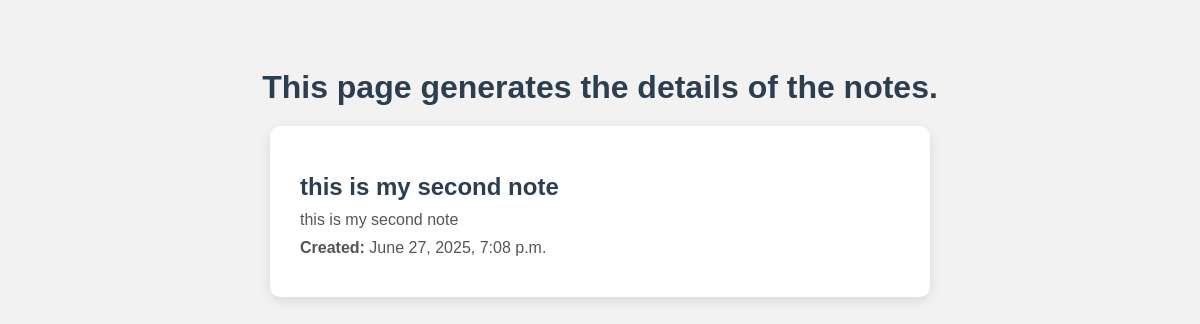
Screenshot of /smart/notes/2 with the database file from the repository.
### notes/models.py (models this page shows)
class Notes(models.Model):
    title=models.CharField(max_length=200)
    text=models.TextField()
    created=models.DateTimeField(auto_now_add=True)
    likes=models.PositiveSmallIntegerField(default=0)

### notes/views.py (the view)
# urls.py: path('notes/<pk>',views.detail),
def detail(request,pk):
    try:
        note=Notes.objects.get(pk=pk)
    except Notes.DoesNotExist:
        raise Http404("Notes doesnt exist")
    return render(request,'notes/notes_detail.html',{'note':note})

### notes/templates/notes/notes_detail.html (shortened to what this page needs)
<!DOCTYPE html>
<html lang="en">
<head>
</head>
<body>
    <h1>This page generates the details of the notes.</h1>
    <div class="note-container">
        <h1>{{ note.title }}</h1>
        <p>{{ note.text }}</p>
        <p><strong>Created:</strong> {{ note.created }}</p>
    </div>
</body>
</html>

### notes/templates/notes/notes_detail.html (style rules this page uses)
body { font-family: Arial, sans-serif; background-color: #f2f2f2; padding: 40px; text-align: center; }
h1 { color: #2c3e50; margin-bottom: 20px; }
.note-container { background-color: #ffffff; padding: 30px; margin: auto; max-width: 600px; border-radius: 10px; box-shadow: 0 4px 12px rgba(0, 0, 0, 0.1); text-align: left; }
.note-container h1 { font-size: 24px; margin-bottom: 10px; }
.note-container p { font-size: 16px; color: #555; margin: 10px 0; }

### rows the page displays
Notes: title "this is my second note", text "this is my second note", created "June 27, 2025, 7:08 p.m."
